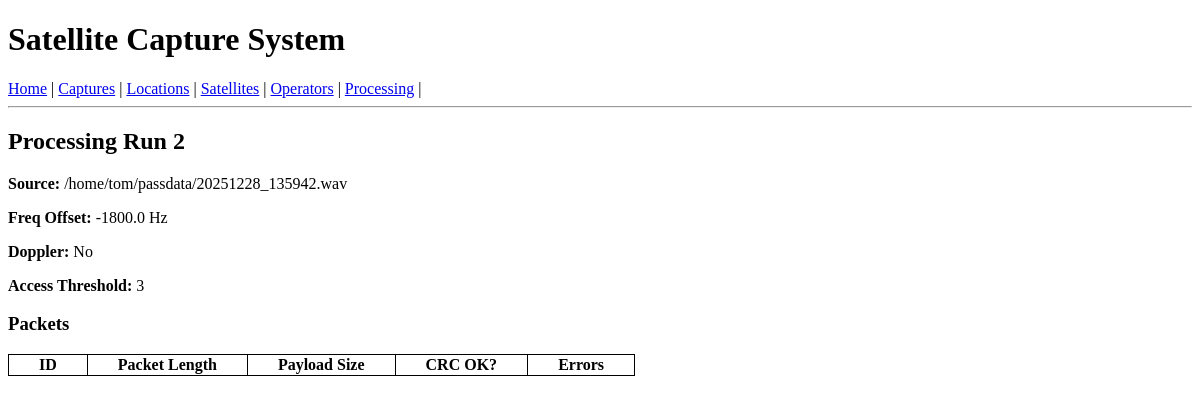
/processing/2, run on an earlier commit of the app's database.
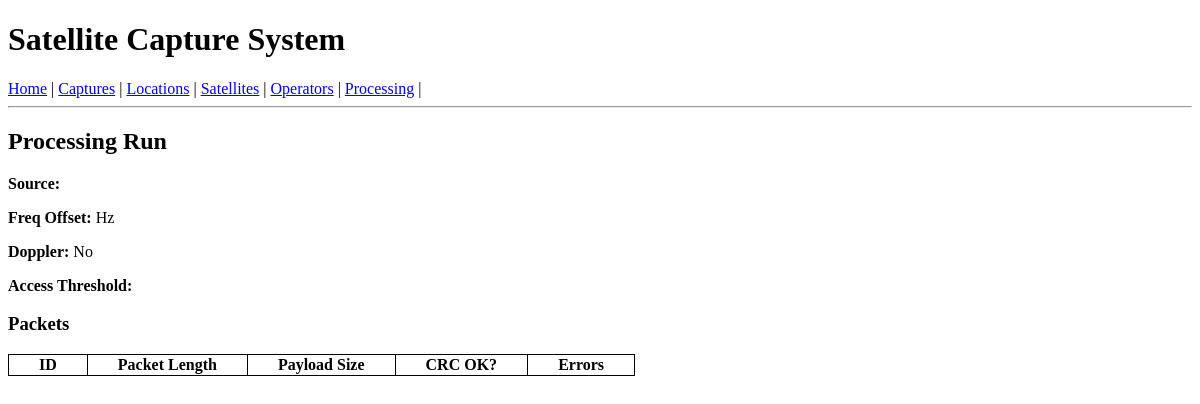
And on a later commit of the database.
### tables this page shows
CREATE TABLE "processing_run" (
	"id"	INTEGER,
	"capture_session_id"	NUMERIC NOT NULL,
	"start_time_utc"	TEXT NOT NULL,
	"freq_offset_hz"	REAL,
	"output_path"	TEXT NOT NULL,
	"notes"	TEXT,
	"doppler_en"	INTEGER NOT NULL,
	"store_packets"	INTEGER NOT NULL,
	"source_file"	TEXT NOT NULL,
	"access_threshold"	INTEGER,
	"packet_count"	INTEGER,
	"good_packets"	INTEGER,
	"is_ssdv"	INTEGER DEFAULT 0,
	"output_file"	TEXT,
	PRIMARY KEY("id"),
	FOREIGN KEY("capture_session_id") REFERENCES "capture_session"("id")
);

### blueprints/processing.py (the view)
@bp.route('/<int:id>')
def view(id):
    db = get_db()
    run = db.execute("SELECT * FROM processing_run WHERE id = ?", (id,)).fetchone()
    packets = db.execute("""
     SELECT * FROM packet WHERE processing_run_id = ? ORDER BY id
     """, (id,)).fetchall()
    return render_template("processing/view.html", run=run, packets=packets)

### db.py (called while the page is built)
def get_db():
    if "db" not in g:
        g.db = sqlite3.connect(
            current_app.config["DATABASE"],
            detect_types=sqlite3.PARSE_DECLTYPES
        )
        g.db.row_factory = sqlite3.Row
    return g.db

### templates/processing/view.html (shortened to what this page needs)
{% extends 'base.html' %}
{% block content %}
<h2>Processing Run {{ run['id'] }}</h2>
<p><strong>Source:</strong> {{ run['source_file'] }}</p>
<p><strong>Freq Offset:</strong> {{ run['freq_offset_hz'] }} Hz</p>
<p><strong>Doppler:</strong> {{ 'Yes' if run['doppler_enabled'] else 'No' }}</p>
<p><strong>Access Threshold:</strong> {{ run['access_threshold'] }}</p>
<h3>Packets</h3>
<table>
  <tr>
    <th>ID</th><th>Packet Length</th><th>Payload Size</th><th>CRC OK?</th><th>Errors</th>
  </tr>
</table>
{% endblock %}

What changed in the data, as far as the page shows it:
removed processing_run: id "2", source_file "/home/tom/passdata/20251228_135942.wav", freq_offset_hz "-1800.0", access_threshold "3"
